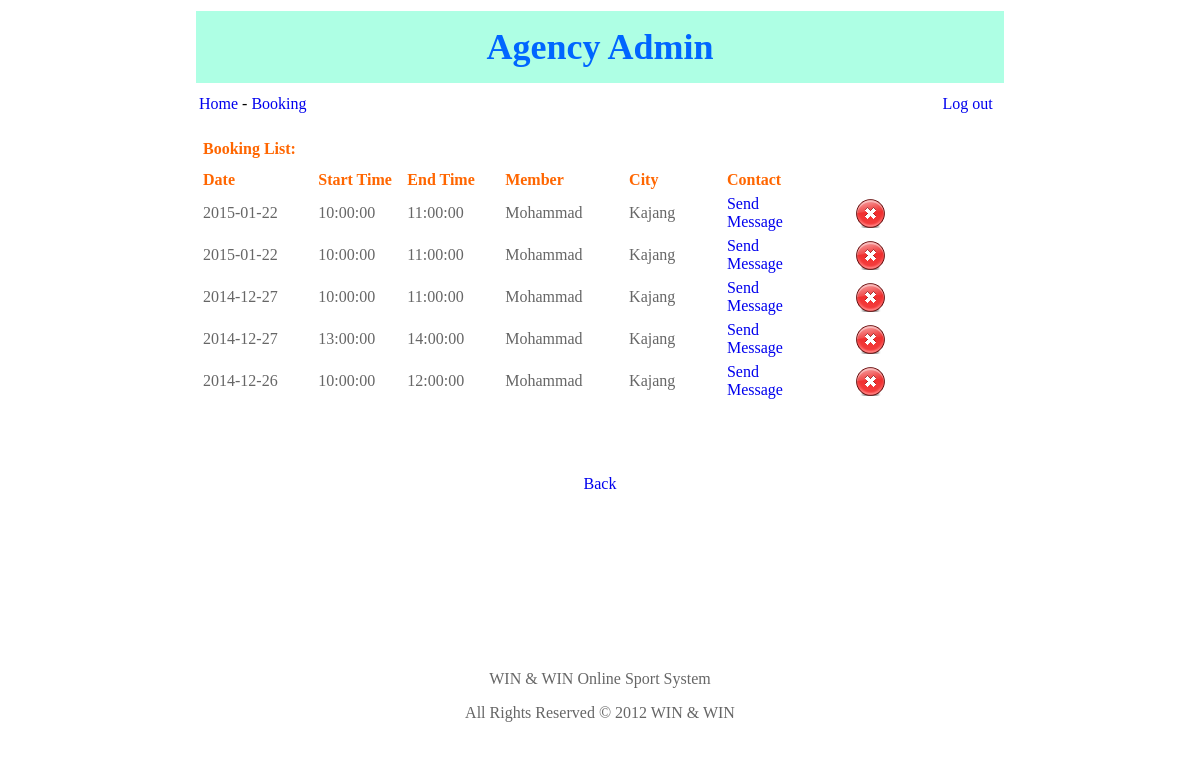
Screenshot of /KajangAgency/booking.php (signed in) with the database file from the repository.
### tables this page shows
CREATE TABLE `reservation` (
  `id` int(10) unsigned NOT NULL auto_increment,
  `date_` date NOT NULL,
  `start_time` time NOT NULL,
  `end_time` time NOT NULL,
  `member_id` int(10) unsigned NOT NULL,
  `city` varchar(45) NOT NULL,
  `p_id` int(10) unsigned NOT NULL,
  `cost` varchar(25) NOT NULL,
  PRIMARY KEY  (`id`)
);

CREATE TABLE `member` (
  `id` int(10) unsigned NOT NULL auto_increment,
  `name` varchar(45) NOT NULL,
  `gender` varchar(45) NOT NULL,
  `mobile` varchar(45) NOT NULL,
  `email` varchar(45) NOT NULL,
  `password` varchar(45) NOT NULL,
  `reg_date` varchar(45) NOT NULL,
  PRIMARY KEY  (`id`)
);

### KajangAgency/booking.php (the view, shortened to what this page needs)
<!DOCTYPE HTML PUBLIC "-//W3C//DTD HTML 4.01 Transitional//EN" "http://www.w3.org/TR/html4/loose.dtd">
<html>
<head>
<meta http-equiv="Content-Type" content="text/html; charset=iso-8859-1"></head>
<body>
<table width="814" height="171" border="0" align="center" cellpadding="3" cellspacing="3" bordercolor="#CCCCCC" bgcolor="#FFFFFF">
      <tr>
        <td height="66" colspan="2" valign="middle" bgcolor="#AEFFE4"><div align="center" class="style1 style2">Agency Admin</div></td>
      </tr>
	   <tr>
	     <td width="92%" height="30" valign="middle" bgcolor="#FFFFFF"><a href="home.php">Home</a> - <a href="booking.php">Booking</a> </td>
         <td width="8%" valign="middle" bgcolor="#FFFFFF"><a href="logout.php">Log out</a> </td>
  </tr>
	   <tr>
        <td height="30" colspan="2" valign="middle" bgcolor="#FFFFFF"><div align="center" class="style3">
          <table width="100%" border="0" cellpadding="2" cellspacing="2" bordercolor="#CCCCCC">
            <tr>
              <td height="33" colspan="10" class="page_heading"><div align="left" class="style4">Booking List: </div></td>
            </tr>
            <tr>
              <td width="13%" class="style4"><div align="left">Date</div></td>
              <td width="10%" class="style4"><div align="left">Start Time</div></td>
              <td width="11%" class="style4"><div align="left">End Time</div></td>
              <td width="14%" class="style4"><div align="left">Member</div></td>
              <td width="11%" class="style4">City</td>
              <td width="11%" class="style4">Contact</td>
              <td width="11%" class="style4"><div align="left"></div></td>
              <td width="9%" class="style4">&nbsp;</td>
            </tr>
            <?
					$query = "SELECT * FROM reservation where city= 'Kajang' order by date_ desc ";
					$result = mysql_query($query);
					while($rowApps1 = mysql_fetch_object($result))
					{
						$id    		 	 = $rowApps1->id;
						$date_    	     = $rowApps1->date_;
						$start_time    	 = $rowApps1->start_time;
						$end_time    	 = $rowApps1->end_time;
						$member_id    	 = $rowApps1->member_id;
						$city    	 	 = $rowApps1->city;
				$data = mysql_fetch_array(mysql_query("select id,name from member where id = '$member_id' "));
				$mid = $data[0];
					$name = $data[1];
	 		?>
            <tr>
              <td><div align="left"><? echo $date_;?></div></td>
              <td><div align="left"><? echo $start_time;?></div></td>
			  <td><div align="left"><? echo $end_time;?></div></td>
			  <td><div align="left"><? echo $name; ?></div></td>
			  <td><? echo $city; ?></td>
			  <td><a href="reply.php?mid=<? echo $mid; ?>">Send Message</a></td>
              <td><div align="center"><? echo '<a href="booking.php?id='.$id.'"onClick=\'return confirm("Are you sure?")\'><img src="images/del.png" width="32" height="32" border="0" alt=" delete " /></a>'; ?></div></td>
              <td><div align="left"></div></td>
            </tr>
            <?
}
?>
            <tr>
              <td colspan="10"><p>&nbsp;</p>
                  <p align="center"><a href="#"></a></p></td>
            </tr>
          </table>
          <p><a href="home.php">Back</a></p>
          <p>&nbsp;</p>
          <p>&nbsp;</p>
          <p>&nbsp;</p>
          <p>&nbsp;</p>
        </div></td>
      </tr>
      <tr>
        <td height="30" colspan="2" valign="middle" bgcolor="#FFFFFF"><div align="center" class="style3">
          <p>WIN &amp; WIN  Online Sport System</p>
          <p> All Rights Reserved &copy; 2012 WIN &amp; WIN</p>
        </div></td>
      </tr>
</table>
</body>
</html>

### KajangAgency/booking.php (style rules this page uses)
.style2 { font-family: "Times New Roman", Times, serif }
.style3 { color: #666666 }
.style4 { color: #FF6600; font-weight: bold; }
a:link { text-decoration: none; }

### rows the page displays
reservation: date_ "2015-01-22", start_time "10:00:00", end_time "11:00:00", member.name "Mohammad", city "Kajang"
reservation: date_ "2015-01-22", start_time "10:00:00", end_time "11:00:00", member.name "Mohammad", city "Kajang"
reservation: date_ "2014-12-27", start_time "10:00:00", end_time "11:00:00", member.name "Mohammad", city "Kajang"
reservation: date_ "2014-12-27", start_time "13:00:00", end_time "14:00:00", member.name "Mohammad", city "Kajang"
reservation: date_ "2014-12-26", start_time "10:00:00", end_time "12:00:00", member.name "Mohammad", city "Kajang"
